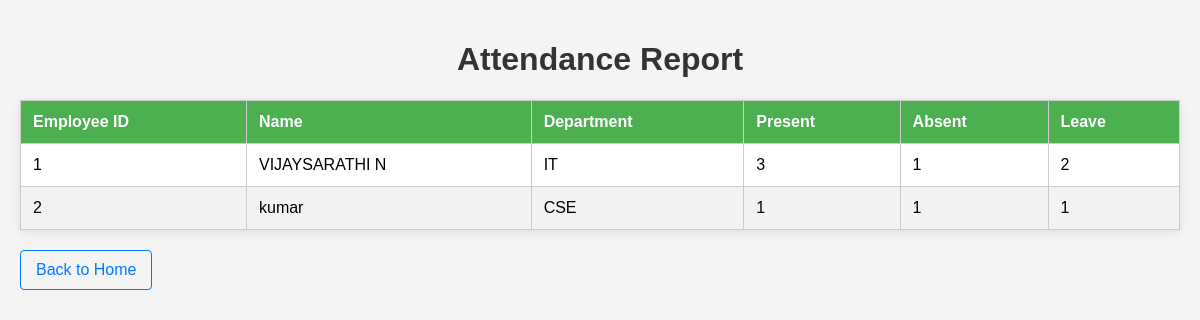
/attendance_report, run on the app's committed database.
### models.py (models this page shows, shortened)
class Employee(db.Model):
    __tablename__ = 'employees'  # Specify the table name
    id = db.Column(db.Integer, primary_key=True)
    name = db.Column(db.String(100), nullable=False)
    designation = db.Column(db.String(100), nullable=False)
    department = db.Column(db.String(50), nullable=False)
    date_of_joining = db.Column(db.Date, nullable=False)
    attendances = db.relationship('Attendance', backref='employee', lazy=True)

### app.py (the view)
@app.route('/attendance_report')
def attendance_report():
    attendance_summary = db.session.query(
        Employee.id,
        Employee.name,
        Employee.department,
        db.func.count(db.case([(Attendance.status == 'Present', 1)])).label('present_count'),
        db.func.count(db.case([(Attendance.status == 'Absent', 1)])).label('absent_count'),
        db.func.count(db.case([(Attendance.status == 'Leave', 1)])).label('leave_count')
    ).join(Attendance, Employee.id == Attendance.employee_id)\
     .group_by(Employee.id, Employee.name, Employee.department)\
     .all()
    return render_template('attendance_report.html', attendance_summary=attendance_summary)

### templates/attendance_report.html (shortened to what this page needs)
<!DOCTYPE html>
<html lang="en">
<head>
</head>
<body>
    <h1>Attendance Report</h1>
    <table>
        <thead>
            <tr>
                <th>Employee ID</th>
                <th>Name</th>
                <th>Department</th>
                <th>Present</th>
                <th>Absent</th>
                <th>Leave</th>
            </tr>
        </thead>
        <tbody>
            {% for record in attendance_summary %}
            <tr>
                <td>{{ record.id }}</td>
                <td>{{ record.name }}</td>
                <td>{{ record.department }}</td>
                <td>{{ record.present_count }}</td>
                <td>{{ record.absent_count }}</td>
                <td>{{ record.leave_count }}</td>
            </tr>
            {% endfor %}
        </tbody>
    </table>
    <a href="{{ url_for('home') }}">Back to Home</a>
</body>
</html>

### templates/attendance_report.html (style rules this page uses)
body { font-family: Arial, sans-serif; background-color: #f4f4f4; margin: 0; padding: 20px; }
h1 { text-align: center; color: #333; }
table { width: 100%; border-collapse: collapse; margin-top: 20px; background-color: #fff; border-radius: 8px; box-shadow: 0 2px 10px rgba(0, 0, 0, 0.1); }
th, td { padding: 12px; text-align: left; border: 1px solid #ccc; }
th { background-color: #4CAF50; color: white; }
tr:nth-child(even) { background-color: #f2f2f2; }
a { display: inline-block; margin-top: 20px; text-align: center; color: #007BFF; text-decoration: none; padding: 10px 15px; border: 1px solid #007BFF; border-radius: 4px; transition: background-color 0.3s, color 0.3s; }

### data on the page
Employee: id "1", name "VIJAYSARATHI N", department "IT", present_count "3", absent_count "1", leave_count "2"
Employee: id "2", name "kumar", department "CSE", present_count "1", absent_count "1", leave_count "1"
